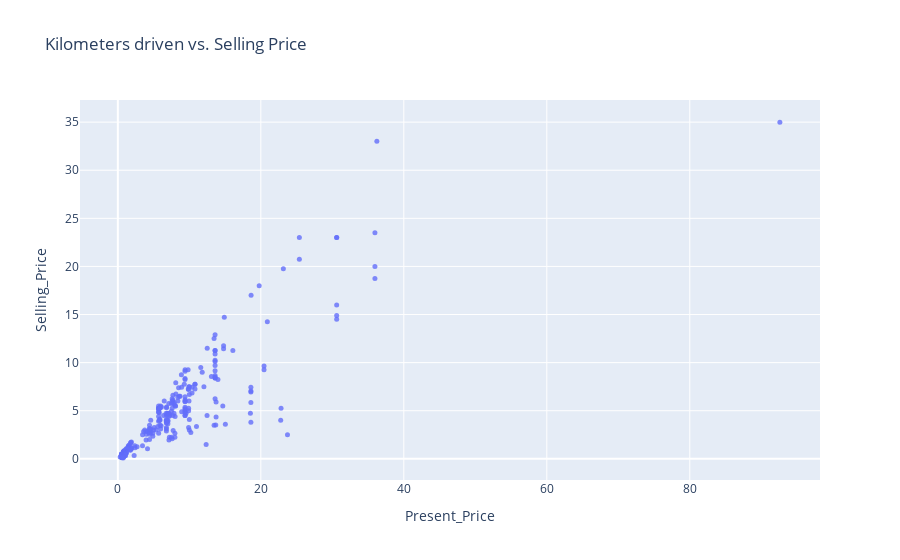

The cell this chart's notebook holds for it:
### Markdown cell above
Korelasyon matrisinden, Mevcut Fiyat (Arabanın yeni alındığında ödenen fiyat) ile Satış Fiyatı arasında yüksek bir korelasyon değeri olduğunu gözlemleyebiliriz. Bu "Mevcut Fiyat" özelliğini, hedef çıktımız olan "Satış Fiyatı"nı tahmin etmek için kullanabiliriz.

### Code cell
fig = px.scatter(car_data, 
                 x='Present_Price',
                 y='Selling_Price', 
                 opacity=0.8, 
                 title='Kilometers driven vs. Selling Price')
fig.update_traces(marker_size=5)
fig.show()

### Figure 1 — Plotly figure (JSON) as saved in the notebook; plotly's stock layout.template omitted (floating-point values rounded to 4 significant figures; data arrays with more than 128 entries replaced by an {"elided": "..."} marker saying what was removed)
{"data": [{"hovertemplate": "Present_Price=%{x}<br>Selling_Price=%{y}<extra></extra>", "legendgroup": "", "marker": {"color": "#636efa", "opacity": 0.8, "size": 5, "symbol": "circle"}, "mode": "markers", "name": "", "orientation": "v", "showlegend": false, "type": "scatter", "x": {"elided": "301 float values"}, "xaxis": "x", "y": {"elided": "301 float values"}, "yaxis": "y"}], "layout": {"legend": {"tracegroupgap": 0}, "title": {"text": "Kilometers driven vs. Selling Price"}, "xaxis": {"anchor": "y", "domain": [0, 1], "title": {"text": "Present_Price"}}, "yaxis": {"anchor": "x", "domain": [0, 1], "title": {"text": "Selling_Price"}}}}
